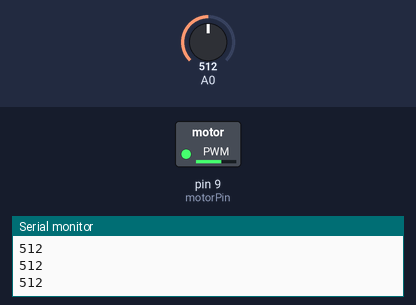
A sketch run on a simulated Arduino Uno, built with avr-gcc and run on an emulated ATmega328P. Shown: switched loads named in the sketch (green lamp = pin HIGH), the last lines printed to the serial monitor. The test bench sets the inputs (shaded band); at power-on: A0 = 512.

Above: at 1.2 s.
1.3 s: A0 set to 971
2.8 s: A0 set to 1005
At 3.6 s:
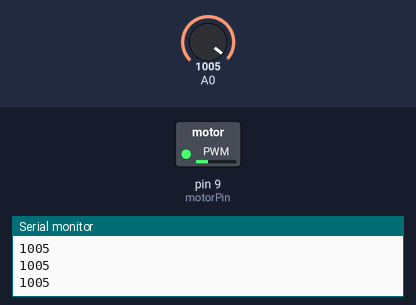
4.3 s: A0 set to 1023
At 5.0 s:
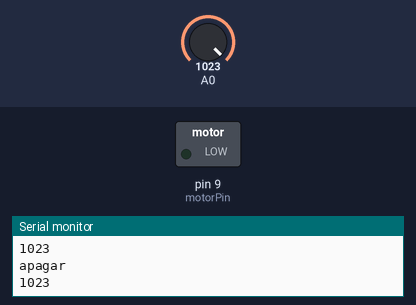
5.8 s: A0 set to 1000
At 7.0 s:
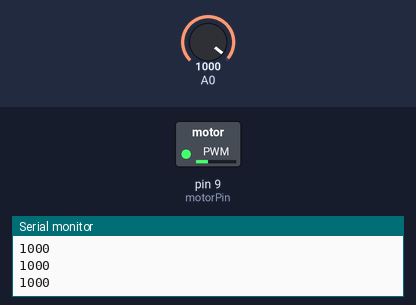
7.3 s: A0 set to 532
8.8 s: A0 set to 515
At 9.3 s:
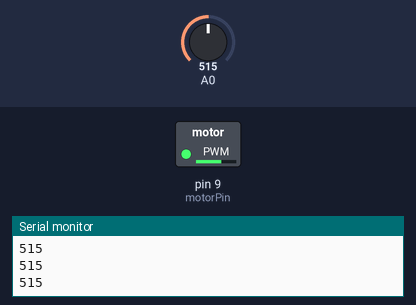
Timing chart, 0 to 11.3 s (numbered marks = the images above; inputs shaded):
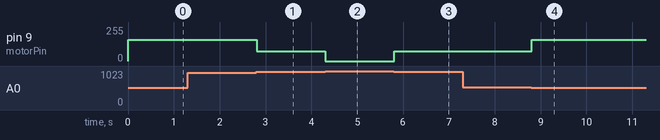

The sketch:

molinillo_con_teclado.ino
```cpp
// keyValue = tecla <- analogRead(A0)  0,75,160,250
// tecla == 1023  (75<- tecla{1010, 990)(160<- tecla{505, 515)(250<- tecla{5, 10)

//const int switchPin = 2;
const int motorPin = 9;

int teclaValue = 0;
int motorValue = 0;

void setup() {
  pinMode(motorPin, OUTPUT);
  Serial.begin(9600);
}

void loop() {
  // leer el potenciómetro
teclaValue = analogRead(A0);
Serial.println(teclaValue);
  // transformar el valor del potenciómetro en valor del motor

  // aplicarlo

 //botón 0 ohm
  if(teclaValue == 1023){
    analogWrite(motorPin, 0);

Serial.println("apagar");
  }
  else if(teclaValue >= 990 && teclaValue <=1010){
   analogWrite(motorPin, 75);
  }
  else if(teclaValue >= 505 && teclaValue <= 515){
    analogWrite(motorPin, 160);
  }
  else if(teclaValue >= 5 && teclaValue <=10){
    analogWrite(motorPin, 250);
  }

  }
```

Measured:
- the behaviour switches between 989 and 990 on A0 (found by bisection; images 0 and 1)
- the behaviour switches between 1022 and 1023 on A0 (found by bisection; images 1 and 2)
- the behaviour switches between 516 and 515 on A0 (found by bisection; images 3 and 4)
- after the input at 2.8 s, pin 9 (motorPin): 160/255 → 75/255 at once
- after the input at 4.3 s, pin 9 (motorPin): 75/255 → 0/255 at once
- after the input at 5.8 s, pin 9 (motorPin): 0/255 → 75/255 at once
- after the input at 8.8 s, pin 9 (motorPin): 75/255 → 160/255 at once
